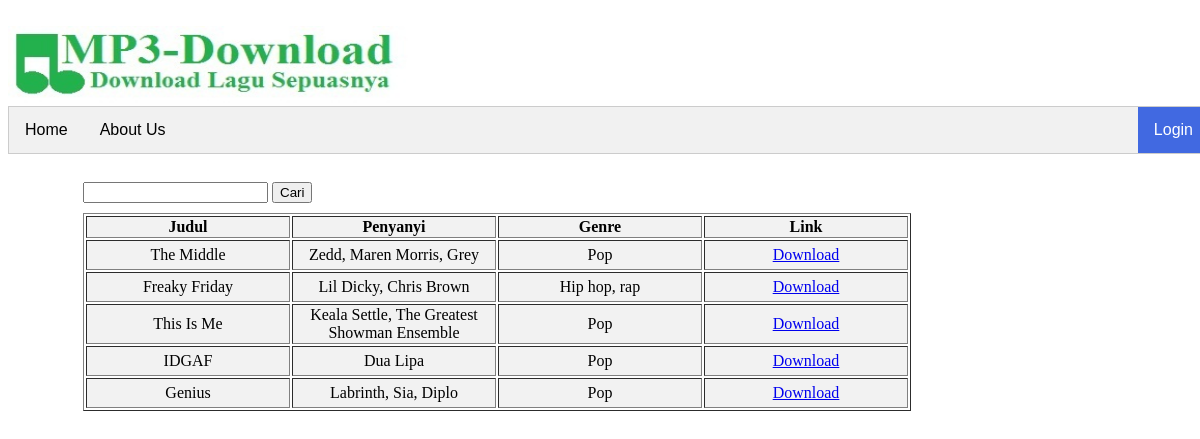
The page / on the database its author committed.
### tables this page shows
CREATE TABLE `lagu` (
  `nomor` int(255) NOT NULL,
  `judul` varchar(50) NOT NULL,
  `penyanyi` varchar(50) NOT NULL,
  `genre` varchar(50) NOT NULL,
  `link` tinytext NOT NULL
);

### index.php (the view, shortened to what this page needs)
<?php
include "koneksi.php";
?>
<html>
<head>
	<link rel="stylesheet" href="gaya2.css">
</head>
<body>
	<div id="container">
	<div id="header"><br>
		<a href="index.php"><img width="400"align="left" height="80" alt="" src="image/logo.jpg"></a>
	</div>
	<link rel="stylesheet" href="navbar.css">
		<ul class="navbar">
			<li><a href="index.php">Home</a></li>
			<li><a href="about.php">About Us</a></li>
			<li class="right active"><a href="login.php">Login</a></li>
		</ul>
	</div><br>
	<div>
		<form action="index.php" method="get" class="cari">
			<input type="text" name="cari">
			<input type="submit" value="Cari">
		</form>
		<table border = "1">
			<tr>
				<th>Judul</th>
				<th>Penyanyi</th>
				<th>Genre</th>
				<th>Link</th>
			</tr>
			<?php
			if(isset($_GET['cari'])){
				$cari = $_GET['cari'];
				$query = mysqli_query($koneksi,"select * from lagu where judul like '%".$cari."%' OR penyanyi like '%".$cari."%'
				OR genre like '%".$cari."%'");
			}else{
				$query = mysqli_query($koneksi,"select * from lagu");
			}
			while($data = mysqli_fetch_array($query)){
			?>
			<tr>
				<td><?php echo $data['judul']?></td>
				<td><?php echo $data['penyanyi']?></td>
				<td><?php echo $data['genre']?></td>
				<td><a href="<?php echo $data['link']?>">Download</a></td>
			</tr>
			<?php
			}
			?>
		</table>
	</div>
</body>
</html>

### gaya2.css (style rules this page uses)
tr { background:#f2f2f2; }
table { margin-left:75px; }
td { text-align: center; width: 200px; height:30px; }
th { width: 100px; }
.cari { margin-top:10px; margin-left:75px; margin-bottom:10px; }

### navbar.css (style rules this page uses)
#container { margin:0 auto; width:1200px; }
ul.navbar { list-style-type:none; margin:0; padding:0; width:100%; background-color:#f1f1f1; font-family:sans-serif; border:1px solid #ccc; overflow:hidden; }
ul.navbar li { float:left; }
ul.navbar li a, .btndown { display:inline-block; text-decoration:none; color:#000; padding:14px 16px; text-align:center; }
ul.navbar li.active a { background:#4169e1; color:#fff; }
ul.navbar li.right { float:right; }

### rows shown on the page
lagu: judul "The Middle", penyanyi "Zedd, Maren Morris, Grey", genre "Pop"
lagu: judul "Freaky Friday", penyanyi "Lil Dicky, Chris Brown", genre "Hip hop, rap"
lagu: judul "This Is Me", penyanyi "Keala Settle, The Greatest Showman Ensemble", genre "Pop"
lagu: judul "IDGAF", penyanyi "Dua Lipa", genre "Pop"
lagu: judul "Genius", penyanyi "Labrinth, Sia, Diplo", genre "Pop"
